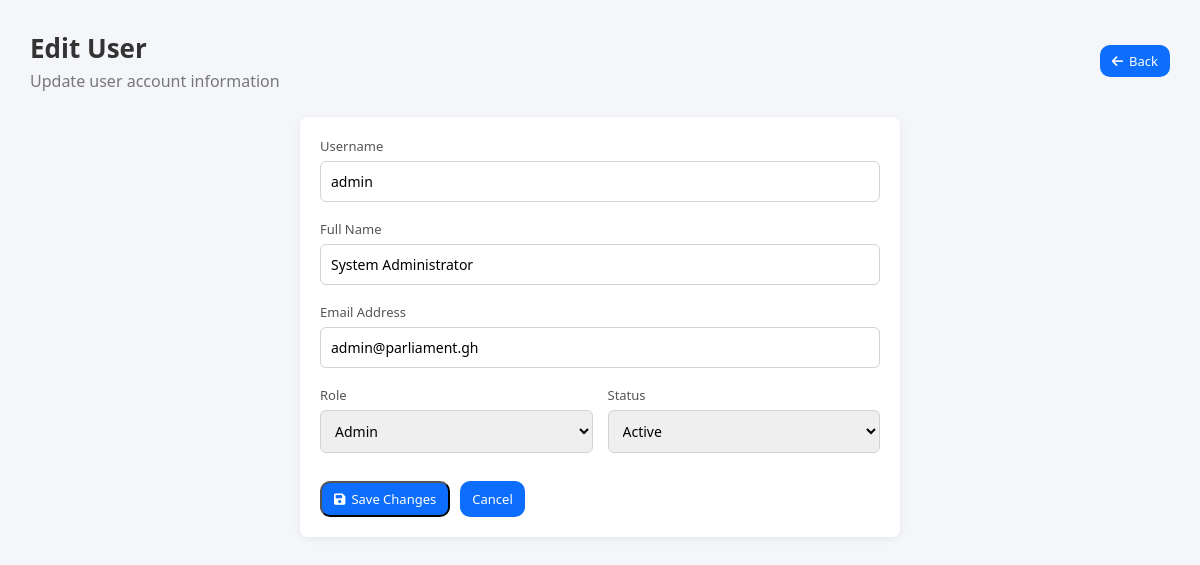
The page /admin/edit_user.php?id=1 on the database its author committed.
### tables this page shows
CREATE TABLE IF NOT EXISTS users (
    id INT AUTO_INCREMENT PRIMARY KEY,
    username VARCHAR(50) UNIQUE NOT NULL,
    password VARCHAR(255) NOT NULL,
    full_name VARCHAR(100) NOT NULL,
    email VARCHAR(100) UNIQUE NOT NULL,
    role ENUM('admin', 'staff') NOT NULL DEFAULT 'staff',
    status ENUM('active', 'inactive') NOT NULL DEFAULT 'active',
    created_at TIMESTAMP DEFAULT CURRENT_TIMESTAMP,
    updated_at TIMESTAMP DEFAULT CURRENT_TIMESTAMP ON UPDATE CURRENT_TIMESTAMP,
    last_login TIMESTAMP NULL
);

### admin/edit_user.php (the view, shortened to what this page needs)
<?php
$user_id = intval($_GET["id"]);
$db = new Database();
$conn = $db->getConnection();
$sql = "SELECT id, username, full_name, email, role, status
        FROM users WHERE id = ?";
$stmt = $conn->prepare($sql);
$stmt->bind_param("i", $user_id);
$stmt->execute();
$result = $stmt->get_result();
$user = $result->fetch_assoc();
?>
<!DOCTYPE html>
<html lang="en">
<head>
    <link rel="stylesheet" href="https://cdnjs.cloudflare.com/ajax/libs/font-awesome/6.5.1/css/all.min.css">
    <link rel="stylesheet" href="../css/users.css">
    <link rel="stylesheet" href="../css/edit_user.css">
</head>
<body>
    <div class="page-container">
        <div class="page-header">
            <div>
                <h1>Edit User</h1>
                <p>Update user account information</p>
            </div>
            <a href="users.php" class="btn btn-secondary">
                <i class="fa-solid fa-arrow-left"></i>Back
            </a>
        </div>
        <div class="card form-card">
            <form method="POST" class="user-form">
                <div class="form-group">
                    <label>Username</label>
                    <input type="text" name="username" value="<?php echo htmlspecialchars($user["username"]); ?>"
                        required>
                </div>
                <div class="form-group">
                    <label>Full Name</label>
                    <input type="text" name="full_name" value="<?php echo htmlspecialchars($user["full_name"]); ?>"
                        required>
                </div>
                <div class="form-group">
                    <label>Email Address</label>
                    <input type="email" name="email" value="<?php echo htmlspecialchars($user["email"]); ?>" required>
                </div>
                <div class="form-row">
                    <div class="form-group">
                        <label>Role</label>
                        <select name="role" required>
                            <option value="admin" <?php if ($user["role"] === "admin")
                                echo "selected"; ?>>Admin</option>
                        </select>
                    </div>
                    <div class="form-group">
                        <label>Status</label>
                        <select name="status" required>
                            <option value="active" <?php if ($user["status"] === "active")
                                echo "selected"; ?>>Active
                            </option>
                        </select>
                    </div>
                </div>
                <div class="form-actions">
                    <button type="submit" class="btn btn-edit">
                        <i class="fa fa-save"></i> Save Changes
                    </button>
                    <a href="users.php" class="btn btn-secondary">
                        Cancel
                    </a>
                </div>
            </form>
        </div>
    </div>
</body>
</html>

### css/users.css (style rules this page uses)
* { margin: 0; padding: 0; box-sizing: border-box; font-family: "Segoe UI", Tahoma, sans-serif; }
body { background: #f4f6f9; color: #333; }
.page-container { padding: 30px; max-width: 1400px; margin: auto; }
.page-header { display: flex; justify-content: space-between; align-items: center; margin-bottom: 25px; }
.page-header h1 { font-size: 26px; }
.page-header p { color: #777; margin-top: 4px; }
.btn { display: inline-flex; align-items: center; gap: 6px; padding: 7px 12px; border-radius: 10px; font-size: 13px; text-decoration: none; color: #fff; }
.btn-secondary { background: #0d6efd; }
.btn-edit { background: #0d6efd; }
.card { background: #fff; border-radius: 8px; padding: 20px; box-shadow: 0 2px 10px rgba(0, 0, 0, 0.06); }

### css/edit_user.css (style rules this page uses)
.form-card { max-width: 600px; margin: auto; }
.user-form { display: flex; flex-direction: column; gap: 18px; }
.form-row { display: flex; gap: 15px; }
.form-group { flex: 1; }
.form-group label { font-size: 13px; color: #555; margin-bottom: 6px; display: block; }
.form-group input, .form-group select { width: 100%; padding: 10px; border-radius: 6px; border: 1px solid #ced4da; font-size: 14px; }
.form-actions { display: flex; gap: 10px; margin-top: 10px; }

### rows shown on the page
users: username "admin", full_name "System Administrator", email "admin@parliament.gh", role "Admin", status "Active"
